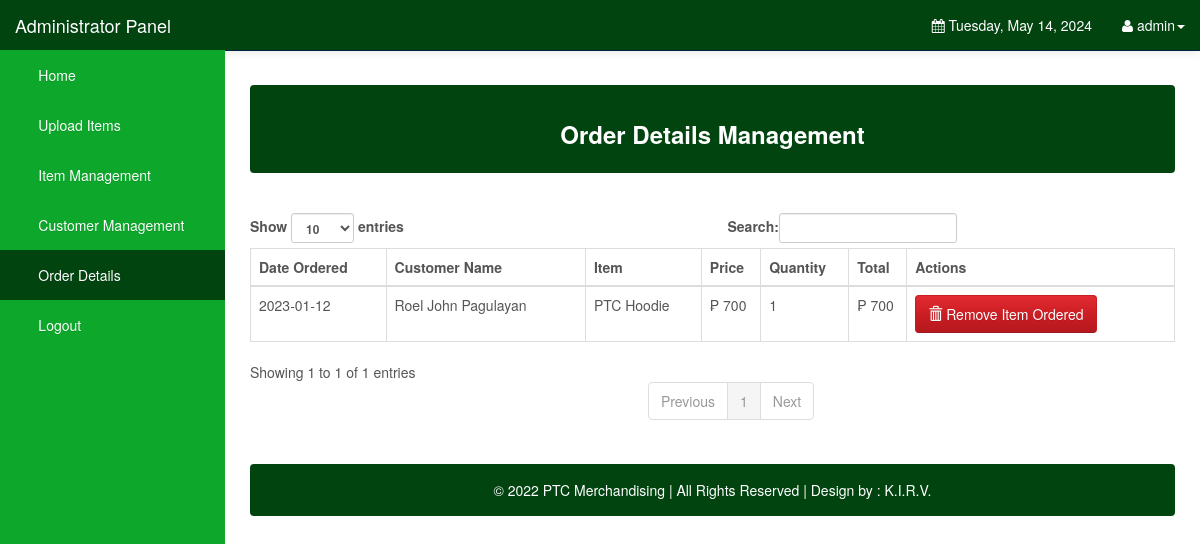
The app's page /Admin/orderdetails.php (signed in) with its own data.
### tables this page shows
CREATE TABLE `orderdetails` (
  `order_id` int(10) UNSIGNED NOT NULL,
  `user_id` int(11) NOT NULL DEFAULT 0,
  `order_name` varchar(1000) NOT NULL DEFAULT '',
  `order_price` double NOT NULL DEFAULT 0,
  `order_quantity` int(10) UNSIGNED NOT NULL DEFAULT 0,
  `order_total` double NOT NULL DEFAULT 0,
  `order_status` varchar(45) NOT NULL DEFAULT '',
  `order_date` date NOT NULL DEFAULT '0000-00-00'
);

CREATE TABLE `users` (
  `user_id` int(11) NOT NULL,
  `user_email` varchar(1000) NOT NULL,
  `user_password` varchar(1000) NOT NULL,
  `user_firstname` varchar(1000) NOT NULL,
  `user_lastname` varchar(1000) NOT NULL,
  `user_address` varchar(1000) NOT NULL
);

### Admin/orderdetails.php (the view, shortened to what this page needs)
<!DOCTYPE html>
<html lang="en">
<head>
    <link rel="stylesheet" type="text/css" href="bootstrap/css/bootstrap.min.css" />
    <link rel="stylesheet" type="text/css" href="font-awesome/css/font-awesome.min.css" />
    <link rel="stylesheet" type="text/css" href="css/local.css" />
</head>
<body>
    <div id="wrapper">
        <nav class="navbar navbar-inverse navbar-fixed-top" role="navigation">
            <div class="navbar-header">
                <a class="navbar-brand" href="index.php">Administrator Panel</a>
            </div>
            <div class="collapse navbar-collapse navbar-ex1-collapse">
                <ul class="nav navbar-nav side-nav">
                    <li><a href="index.php"> &nbsp; &nbsp; &nbsp; Home</a></li>
					<li><a data-toggle="modal" data-target="#uploadModal"> &nbsp; &nbsp; &nbsp; Upload Items</a></li>
					<li><a href="items.php"> &nbsp; &nbsp; &nbsp; Item Management</a></li>
					<li><a href="customers.php"> &nbsp; &nbsp; &nbsp; Customer Management</a></li>
					<li class="active"><a href="orderdetails.php"> &nbsp; &nbsp; &nbsp; Order Details</a></li>
					<li><a href="logout.php"> &nbsp; &nbsp; &nbsp; Logout</a></li>
                </ul>
                <ul class="nav navbar-nav navbar-right navbar-user">
                    <li class="dropdown messages-dropdown">
                        <a href="#"><i class="fa fa-calendar"></i>  <?php
                            $Today=date('y:m:d');
                            $new=date('l, F d, Y',strtotime($Today));
                            echo $new; ?></a>
                    </li>
                     <li class="dropdown user-dropdown">
                        <a href="#" class="dropdown-toggle" data-toggle="dropdown"><i class="fa fa-user"></i> <?php   extract($_SESSION); echo $admin_username; ?><b class="caret"></b></a>
                    </li>
                </ul>
            </div>
        </nav>
        <div id="page-wrapper">
		 <div class="alert alert-default" style="color:white;background-color:#02440f">
                          <center> <h3><strong>Order Details Management</strong> </h3></center>
						  </div>
						  <br />
						  <div class="table-responsive">
            <table class="display table table-bordered" id="example" cellspacing="0" width="100%">
              <thead>
                <tr>
                  <th>Date Ordered</th>
                  <th>Customer Name</th>
				  <th>Item</th>
                  <th>Price</th>
				  <th>Quantity</th>
				  <th>Total</th>
				  <th>Actions</th>
                </tr>
              </thead>
              <tbody>
			  <?php
include("config.php");
	$stmt = $DB_con->prepare('select order_id, order_date,users.user_firstname, users.user_lastname, order_name, order_price, order_quantity, order_total from orderdetails, users where orderdetails.user_id=users.user_id and order_status="Ordered" order by order_date desc');
	$stmt->execute();
	if($stmt->rowCount() > 0)
	{
		while($row=$stmt->fetch(PDO::FETCH_ASSOC))
		{
			extract($row);
			?>
                <tr>
                 <td><?php echo $order_date; ?></td>
				 <td><?php echo $user_firstname; ?> <?php echo $user_lastname; ?></td>
				 <td><?php echo $order_name; ?></td>
				 <td>&#8369; <?php echo $order_price; ?></td>
				 <td><?php echo $order_quantity; ?></td>
				 <td>&#8369; <?php echo $order_total; ?></td>
				 <td>
				<a class="btn btn-danger" href="?delete_id=<?php echo $row['order_id']; ?>" title="click for delete" onclick="return confirm('Are you sure to remove this item ordered?')">
				  <span class='glyphicon glyphicon-trash'></span>
				  Remove Item Ordered</a>
                  </td>
                </tr>
              <?php
		}
		echo "</tbody>";
		echo "</table>";
		echo "</div>";
		echo "<br />";
		echo '<div class="alert alert-default" style="background-color:#02440f;">
                       <p style="color:white;text-align:center;">
                       © 2022 PTC Merchandising | All Rights Reserved | Design by : K.I.R.V.
						</p>
                    </div>
	</div>';
		echo "</div>";
	}
?>
</body>
</html>

### Admin/css/local.css (style rules this page uses)
#wrapper { padding-left: 0; }
#page-wrapper { width: 100%; padding: 5px 15px; }
body { font-family: "Helvetica Neue", Helvetica, Arial, sans-serif; font-size: 14px; line-height: 1.42857143; color: #555555; background-color: #ffffff; }
.btn { display: inline-block; margin-bottom: 0; font-weight: normal; text-align: center; vertical-align: middle; cursor: pointer; background-image: none; border: 1px solid transparent; white-space: nowrap; padding: 8px 12px; font-size: 14px; line-height: 1.42857143; border-radius: 4px; -webkit-user-select: none; -moz-user-select: none; -ms-user-select: none; user-select: none; }
.btn-danger { color: #ffffff; background-color: #c71c22; border-color: #c71c22; }
.navbar-inverse { background-color: #033c73; border-color: #022f5a; }
.navbar-inverse .navbar-brand { color: #ffffff; }
.navbar-inverse .navbar-nav > li > a { color: #ffffff; }
.navbar-inverse .navbar-nav > .active > a, .navbar-inverse .navbar-nav > .active > a:hover, .navbar-inverse .navbar-nav > .active > a:focus { color: #ffffff; background-color: #02440f; }
.navbar-inverse .navbar-collapse, .navbar-inverse .navbar-form { border-color: #022a50; }
.navbar { background-image: -webkit-linear-gradient(#54b4eb, #2fa4e7 60%, #1d9ce5); background-image: linear-gradient(#54b4eb, #2fa4e7 60%, #1d9ce5); background-repeat: no-repeat; filter: progid:DXImageTransform.Microsoft.gradient(startColorstr='#ff54b4eb', endColorstr='#ff1d9ce5', GradientType=0); border-bottom: 1px solid #178acc; filter: none; -webkit-box-shadow: 0 1px 10px rgba(0, 0, 0, 0.1); box-shadow: 0 1px 10px rgba(0, 0, 0, 0.1); }
.navbar .navbar-nav > li > a, .navbar-brand { text-shadow: 0 1px 0 rgba(0, 0, 0, 0.1); }
.navbar-inverse { background-image: -webkit-linear-gradient(#04519b, #044687 60%, #033769); background-image: linear-gradient(#02440f, #02440f 60%, #02440f); background-repeat: no-repeat; filter: progid:DXImageTransform.Microsoft.gradient(startColorstr='#ff04519b', endColorstr='#ff033769', GradientType=0); filter: none; border-bottom: 1px solid #022241; }
.btn { text-shadow: 0 1px 0 rgba(0, 0, 0, 0.1); }
.btn-danger { background-image: -webkit-linear-gradient(#e12b31, #c71c22 60%, #b5191f); background-image: linear-gradient(#e12b31, #c71c22 60%, #b5191f); background-repeat: no-repeat; filter: progid:DXImageTransform.Microsoft.gradient(startColorstr='#ffe12b31', endColorstr='#ffb5191f', GradientType=0); filter: none; border-bottom: 1px solid #9a161a; }
.clearfix:before, .clearfix:after, .container:before, .container:after, .container-fluid:before, .container-fluid:after, .row:before, .row:after, .form-horizontal .form-group:before, .form-horizontal .form-group:after, .btn-toolbar:before, .btn-toolbar:after, .btn-group-vertical > .btn-group:before, .btn-group-vertical > .btn-group:after, .nav:before, .nav:after, .navbar:before, .navbar:after, .navbar-header:before, .navbar-header:after, .navbar-collapse:before, .navbar-collapse:after, .pager:before, .pager:after, .panel-body:before, .panel-body:after, .modal-footer:before, .modal-footer:after { content: " "; display: table; }
.clearfix:after, .container:after, .container-fluid:after, .row:after, .form-horizontal .form-group:after, .btn-toolbar:after, .btn-group-vertical > .btn-group:after, .nav:after, .navbar:after, .navbar-header:after, .navbar-collapse:after, .pager:after, .panel-body:after, .modal-footer:after { clear: both; }
a { color: #2fa4e7; text-decoration: none; }
@media (min-width:768px) { #wrapper { padding-left: 225px; } }
@media (min-width:768px) { #page-wrapper { padding: 15px 25px; } }
@media (min-width:768px) { .side-nav { margin-left: -225px; left: 225px; width: 225px; position: fixed; top: 50px; height: 100%; border-radius: 0; border: none; background-color: #0ca72b; overflow-y: auto; } }
@media (min-width:768px) { .side-nav>li>a { width: 225px; } }
@media (min-width:768px) { .navbar-collapse { padding-left: 15px !important; padding-right: 15px !important; } }

### records on screen
orderdetails: order_date "2023-01-12", user.user_firstname "Roel John", user.user_lastname "Pagulayan", order_name "PTC Hoodie", order_price "700", order_quantity "1", order_total "700"

### other values on screen
$admin_username "admin"
